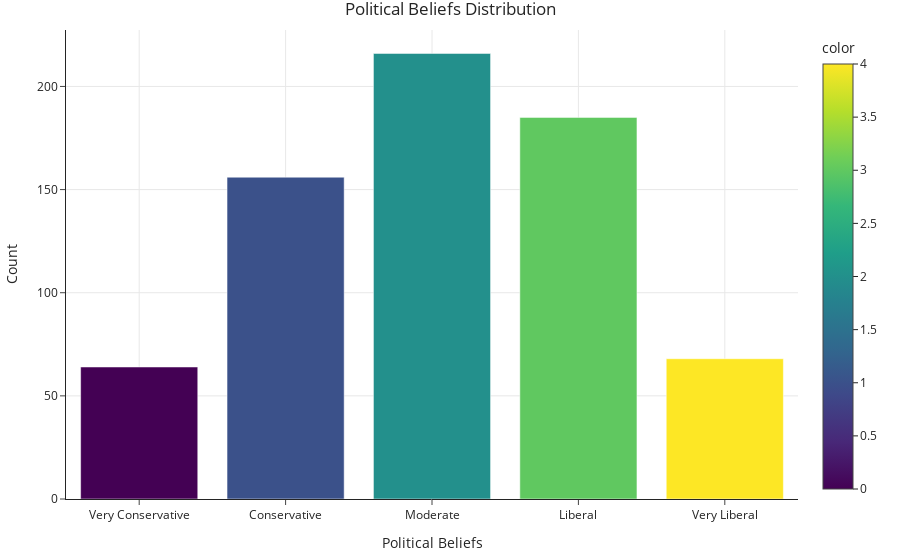

The cell this chart's notebook holds for it:
### Code cell
pol_blfs = ["Very Conservative", "Conservative", "Moderate", "Liberal", "Very Liberal"]
counts = dfmain['V2167'].value_counts().sort_index()


colors = ['red', 'pink', 'darkgray', 'lightblue', 'blue']


fig = px.bar(
    x=counts.index,
    y=counts.values,
    title='Political Beliefs Distribution',
    labels={'x': 'Political Beliefs', 'y': 'Count'},
    color=counts.index, 
    color_discrete_sequence=colors  
)

# Update x-axis labels
fig.update_layout(
    xaxis_title="Political Beliefs",
    yaxis_title="Count",
    xaxis=dict(
        tickmode='array',
        tickvals=counts.index,
        ticktext=pol_blfs
    )
)
# Show the chart
fig.show()

### Figure 1 — Plotly figure (JSON) as saved in the notebook; plotly's stock layout.template omitted (floating-point values rounded to 4 significant figures)
{"data": [{"alignmentgroup": "True", "hovertemplate": "Political Beliefs=%{x}<br>Count=%{y}<br>color=%{marker.color}<extra></extra>", "legendgroup": "", "marker": {"color": [0, 1, 2, 3, 4], "coloraxis": "coloraxis", "pattern": {"shape": ""}}, "name": "", "offsetgroup": "", "orientation": "v", "showlegend": false, "textposition": "auto", "type": "bar", "x": [0, 1, 2, 3, 4], "xaxis": "x", "y": [64, 156, 216, 185, 68], "yaxis": "y"}], "layout": {"barmode": "relative", "coloraxis": {"colorbar": {"title": {"text": "color"}}, "colorscale": [[0, "#440154"], [0.1111, "#482878"], [0.2222, "#3e4989"], [0.3333, "#31688e"], [0.4444, "#26828e"], [0.5556, "#1f9e89"], [0.6667, "#35b779"], [0.7778, "#6ece58"], [0.8889, "#b5de2b"], [1, "#fde725"]]}, "legend": {"tracegroupgap": 0}, "title": {"text": "Political Beliefs Distribution"}, "xaxis": {"anchor": "y", "domain": [0, 1], "tickmode": "array", "ticktext": ["Very Conservative", "Conservative", "Moderate", "Liberal", "Very Liberal"], "tickvals": [0, 1, 2, 3, 4], "title": {"text": "Political Beliefs"}}, "yaxis": {"anchor": "x", "domain": [0, 1], "title": {"text": "Count"}}}}
